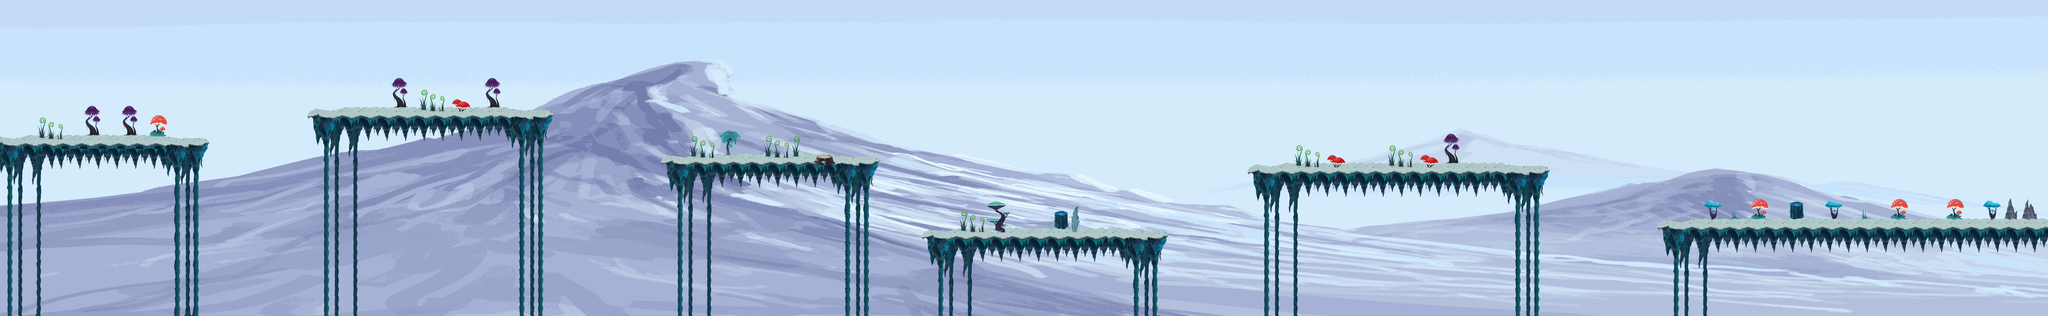

The image is a tile-based game level rendered from a .tmx file. Its description and source (layers, tilesets, objects; grid data summarised) follow:
An orthogonal 220x34 tile map with 32x32 px tiles, 3 tile layers (Spike, Foreground, Objekte), 1 image layer and 40 objects (23x CoinEntity, 7x EnemyEntity, 6x Ground, mainPlayer, game.LevelEntity, ...).

<map version="1.0" orientation="orthogonal" renderorder="left-up" width="220" height="34" tilewidth="32" tileheight="32" nextobjectid="507">
 <tileset firstgid="1" name="glitch" tilewidth="32" tileheight="32">
  <image source="../img/map/glitch.png" width="1024" height="672" />
 </tileset>
 <imagelayer name="Parallax_layer1">
  <image source="../img/background/snow.png" />
 </imagelayer>
 <layer name="Spike" width="220" height="34">
  <data>[7480 cells, 18 non-empty, 9 distinct tile ids]</data>
 </layer>
 <layer name="Foreground" width="220" height="34">
  <data>[7480 cells, 1504 non-empty, 148 distinct tile ids]</data>
 </layer>
 <layer name="Objekte" width="220" height="34">
  <data>[7480 cells, 451 non-empty, 126 distinct tile ids]</data>
 </layer>
 <objectgroup name="Object">
  <properties>
   <property name="duration" value="300" />
   <property name="fade" value="#300000" />
  </properties>
  <object id="3" name="mainPlayer" x="-4" y="420" width="32" height="64">
   <properties>
    <property name="image" value="gripe_run_right" />
    <property name="spritewidth" value="64" />
   </properties>
  </object>
  <object id="5" name="game.LevelEntity" x="6998.61" y="-3917.82" width="39" height="1e+06">
   <properties>
    <property name="duration" value="300" />
    <property name="fade" value="#009900" />
    <property name="to" value="9" />
   </properties>
  </object>
  <object id="19" name="SpikeEntity" x="-3.0303" y="1041.33" width="7115.15" height="49" />
  <object id="178" name="CoinEntity" x="571" y="420" width="32" height="32">
   <properties>
    <property name="image" value="spinning_coin_gold" />
    <property name="spritewidth" value="32" />
   </properties>
  </object>
  <object id="246" name="CoinEntity" x="397" y="437" width="32" height="32">
   <properties>
    <property name="image" value="spinning_coin_gold" />
    <property name="spritewidth" value="32" />
   </properties>
  </object>
  <object id="348" name="CoinEntity" x="5030.5" y="497.5" width="32" height="32">
   <properties>
    <property name="image" value="spinning_coin_gold" />
    <property name="spritewidth" value="32" />
   </properties>
  </object>
  <object id="448" name="CoinEntity" x="215.333" y="427.333" width="32" height="32">
   <properties>
    <property name="image" value="spinning_coin_gold" />
    <property name="spritewidth" value="32" />
   </properties>
  </object>
  <object id="456" name="CoinEntity" x="5128" y="496" width="32" height="32">
   <properties>
    <property name="image" value="spinning_coin_gold" />
    <property name="spritewidth" value="32" />
   </properties>
  </object>
  <object id="457" name="CoinEntity" x="4484" y="498" width="32" height="32">
   <properties>
    <property name="image" value="spinning_coin_gold" />
    <property name="spritewidth" value="32" />
   </properties>
  </object>
  <object id="460" name="CoinEntity" x="5870" y="684" width="32" height="32">
   <properties>
    <property name="image" value="spinning_coin_gold" />
    <property name="spritewidth" value="32" />
   </properties>
  </object>
  <object id="475" name="CoinEntity" x="7084" y="698.5" width="32" height="32">
   <properties>
    <property name="image" value="spinning_coin_gold" />
    <property name="spritewidth" value="32" />
   </properties>
  </object>
  <object id="474" name="CoinEntity" x="6833" y="691.5" width="32" height="32">
   <properties>
    <property name="image" value="spinning_coin_gold" />
    <property name="spritewidth" value="32" />
   </properties>
  </object>
  <object id="473" name="CoinEntity" x="6918" y="690.5" width="32" height="32">
   <properties>
    <property name="image" value="spinning_coin_gold" />
    <property name="spritewidth" value="32" />
   </properties>
  </object>
  <object id="471" name="CoinEntity" x="6638" y="685.5" width="32" height="32">
   <properties>
    <property name="image" value="spinning_coin_gold" />
    <property name="spritewidth" value="32" />
   </properties>
  </object>
  <object id="467" name="CoinEntity" x="6410" y="691.5" width="32" height="32">
   <properties>
    <property name="image" value="spinning_coin_gold" />
    <property name="spritewidth" value="32" />
   </properties>
  </object>
  <object id="462" name="CoinEntity" x="6148" y="688" width="32" height="32">
   <properties>
    <property name="image" value="spinning_coin_gold" />
    <property name="spritewidth" value="32" />
   </properties>
  </object>
  <object id="481" name="CoinEntity" x="1413.83" y="313.212" width="32" height="32">
   <properties>
    <property name="image" value="spinning_coin_gold" />
    <property name="spritewidth" value="32" />
   </properties>
  </object>
  <object id="484" name="CoinEntity" x="1202.65" y="318.667" width="32" height="32">
   <properties>
    <property name="image" value="spinning_coin_gold" />
    <property name="spritewidth" value="32" />
   </properties>
  </object>
  <object id="486" name="CoinEntity" x="1774.44" y="310.182" width="32" height="32">
   <properties>
    <property name="image" value="spinning_coin_gold" />
    <property name="spritewidth" value="32" />
   </properties>
  </object>
  <object id="489" name="CoinEntity" x="1563.26" y="315.637" width="32" height="32">
   <properties>
    <property name="image" value="spinning_coin_gold" />
    <property name="spritewidth" value="32" />
   </properties>
  </object>
  <object id="498" name="CoinEntity" x="2413.44" y="464.97" width="32" height="32">
   <properties>
    <property name="image" value="spinning_coin_gold" />
    <property name="spritewidth" value="32" />
   </properties>
  </object>
  <object id="499" name="CoinEntity" x="2927.29" y="471.515" width="32" height="32">
   <properties>
    <property name="image" value="spinning_coin_gold" />
    <property name="spritewidth" value="32" />
   </properties>
  </object>
  <object id="500" name="CoinEntity" x="2650.62" y="471.515" width="32" height="32">
   <properties>
    <property name="image" value="spinning_coin_gold" />
    <property name="spritewidth" value="32" />
   </properties>
  </object>
  <object id="501" name="CoinEntity" x="3874.26" y="739.273" width="32" height="32">
   <properties>
    <property name="image" value="spinning_coin_gold" />
    <property name="spritewidth" value="32" />
   </properties>
  </object>
  <object id="502" name="CoinEntity" x="3360.41" y="732.727" width="32" height="32">
   <properties>
    <property name="image" value="spinning_coin_gold" />
    <property name="spritewidth" value="32" />
   </properties>
  </object>
  <object id="503" name="CoinEntity" x="3597.59" y="739.273" width="32" height="32">
   <properties>
    <property name="image" value="spinning_coin_gold" />
    <property name="spritewidth" value="32" />
   </properties>
  </object>
  <object id="504" name="ScrollEntity" x="6026" y="704" width="32" height="32">
   <properties>
    <property name="image" value="spinning_scrolls_red" />
    <property name="scrollIndex" value="19" />
    <property name="spritewidth" value="32" />
    <property name="type" value="potion" />
   </properties>
  </object>
 </objectgroup>
 <objectgroup name="EnemyEntities">
  <object id="370" name="EnemyEntity" x="3106" y="541" width="348" height="98.5">
   <properties>
    <property name="attack" value="00" />
    <property name="image" value="blue_dragon" />
    <property name="jump" value="0" />
    <property name="speed" value="4" />
    <property name="spriteheight" value="64" />
    <property name="spritewidth" value="64" />
   </properties>
  </object>
  </objectgroup>
 <objectgroup name="collision">
  <!-- 6 objects omitted --></objectgroup>
</map>
<!-- 12 of 40 objects omitted -->
